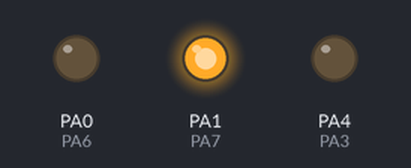
Bench run of a sketch on a simulated STM32 Blue Pill. Shown: output pins drawn as LEDs (lit = HIGH).

Above: at 0.05 s.
At 1.45 s:
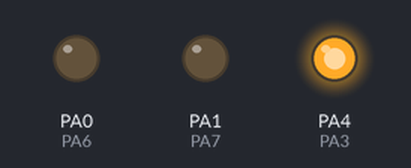
At 2.85 s:
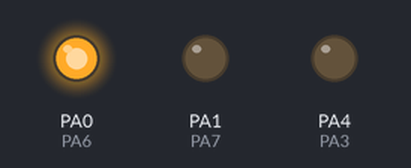
Timing chart, 0 to 3.1 s (numbered marks = the images above):
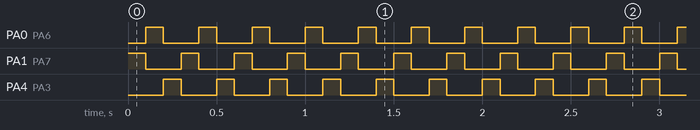

The sketch:

ATMega212_HelloWorld.ino
```cpp
#define PA6 0
#define PA7 1
#define PA3 4

void setup() {
  // put your setup code here, to run once:
  pinMode(PA6, OUTPUT);
  pinMode(PA7, OUTPUT);
  pinMode(PA3, OUTPUT);
}

void loop() {
  // put your main code here, to run repeatedly:
  digitalWrite(PA7, HIGH);
  delay(100);
  digitalWrite(PA7, LOW);
  digitalWrite(PA6, HIGH);
  delay(100);
  digitalWrite(PA6, LOW);
  digitalWrite(PA3, HIGH);
  delay(100);
  digitalWrite(PA3, LOW);
}
```

Measured:
- by itself, PA0 (PA6), PA1 (PA7), PA4 (PA3): alternates HIGH for 0.10 s and LOW for 0.20 s
